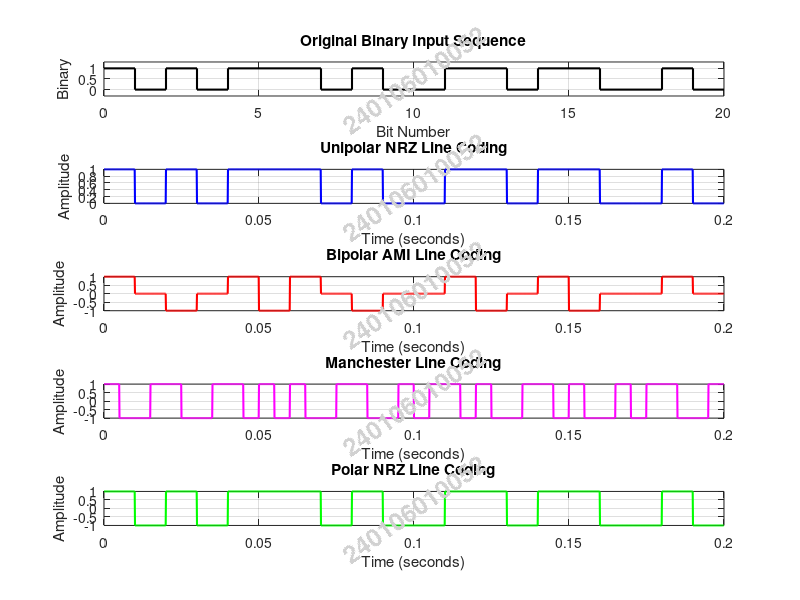
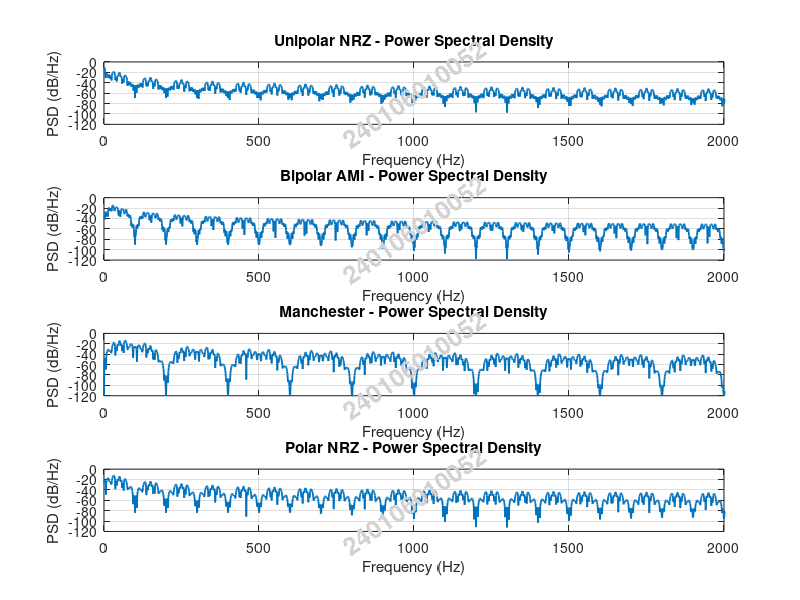

MATLAB code to generate these figures, in order:
clc;
clear;
close all;

%% LINE CODING SCHEMES AND PSD ANALYSIS

% Parameters
N = 20;                 % Number of bits
Rb = 100;                % Bit rate
Tb = 1/Rb;               % Bit duration
A = 1;                   % Signal amplitude
Fs = 10000;               % Sampling frequency
Ns = Fs/Rb;               % Samples per bit

% Generate random binary input sequence
rng(10);
bits = randi([0 1],1,N);

% Time vector
t = (0:N*Ns-1)/Fs;

% Initialize encoded signals
unipolar = zeros(1,N*Ns);
bipolar = zeros(1,N*Ns);
manchester = zeros(1,N*Ns);
polar = zeros(1,N*Ns);

%% 1. UNIPOLAR NRZ ENCODING

for i = 1:N

    idx = (i-1)*Ns+1:i*Ns;

    if bits(i) == 1
        unipolar(idx) = A;
    else
        unipolar(idx) = 0;
    end

end

%% 2. BIPOLAR AMI ENCODING

last_pulse = -A;

for i = 1:N

    idx = (i-1)*Ns+1:i*Ns;

    if bits(i) == 1

        last_pulse = -last_pulse;
        bipolar(idx) = last_pulse;

    else

        bipolar(idx) = 0;

    end

end

%% 3. MANCHESTER ENCODING

for i = 1:N

    idx = (i-1)*Ns+1:i*Ns;
    half = Ns/2;

    if bits(i) == 1

        manchester(idx(1:half)) = A;
        manchester(idx(half+1:end)) = -A;

    else

        manchester(idx(1:half)) = -A;
        manchester(idx(half+1:end)) = A;

    end

end

%% 4. POLAR NRZ ENCODING

for i = 1:N

    idx = (i-1)*Ns+1:i*Ns;

    if bits(i) == 1
        polar(idx) = A;
    else
        polar(idx) = -A;
    end

end

%% DISPLAY INPUT BINARY SEQUENCE

disp('Original Binary Input Sequence:');
disp(bits);

%% FIGURE 1: LINE CODING WAVEFORMS

figure('Name','Line Coding Schemes',...
       'Color','w');

% Input binary sequence
subplot(5,1,1);

stairs(0:N,[bits bits(end)],'k','LineWidth',1.5);

xlim([0 N]);
ylim([-0.3 1.3]);
grid on;

title('Original Binary Input Sequence');
xlabel('Bit Number');
ylabel('Binary');

text(0.5,0.5,'240106010052',...
    'Units','normalized',...
    'HorizontalAlignment','center',...
    'VerticalAlignment','middle',...
    'FontSize',18,...
    'FontWeight','bold',...
    'Color',[0.82 0.82 0.82],...
    'Rotation',35);

% Unipolar NRZ
subplot(5,1,2);

plot(t,unipolar,'b','LineWidth',1.5);

grid on;
xlim([0 N*Tb]);

title('Unipolar NRZ Line Coding');
xlabel('Time (seconds)');
ylabel('Amplitude');

text(0.5,0.5,'240106010052',...
    'Units','normalized',...
    'HorizontalAlignment','center',...
    'VerticalAlignment','middle',...
    'FontSize',18,...
    'FontWeight','bold',...
    'Color',[0.82 0.82 0.82],...
    'Rotation',35);

% Bipolar AMI
subplot(5,1,3);

plot(t,bipolar,'r','LineWidth',1.5);

grid on;
xlim([0 N*Tb]);

title('Bipolar AMI Line Coding');
xlabel('Time (seconds)');
ylabel('Amplitude');

text(0.5,0.5,'240106010052',...
    'Units','normalized',...
    'HorizontalAlignment','center',...
    'VerticalAlignment','middle',...
    'FontSize',18,...
    'FontWeight','bold',...
    'Color',[0.82 0.82 0.82],...
    'Rotation',35);

% Manchester
subplot(5,1,4);

plot(t,manchester,'m','LineWidth',1.5);

grid on;
xlim([0 N*Tb]);

title('Manchester Line Coding');
xlabel('Time (seconds)');
ylabel('Amplitude');

text(0.5,0.5,'240106010052',...
    'Units','normalized',...
    'HorizontalAlignment','center',...
    'VerticalAlignment','middle',...
    'FontSize',18,...
    'FontWeight','bold',...
    'Color',[0.82 0.82 0.82],...
    'Rotation',35);

% Polar NRZ
subplot(5,1,5);

plot(t,polar,'g','LineWidth',1.5);

grid on;
xlim([0 N*Tb]);

title('Polar NRZ Line Coding');
xlabel('Time (seconds)');
ylabel('Amplitude');

text(0.5,0.5,'240106010052',...
    'Units','normalized',...
    'HorizontalAlignment','center',...
    'VerticalAlignment','middle',...
    'FontSize',18,...
    'FontWeight','bold',...
    'Color',[0.82 0.82 0.82],...
    'Rotation',35);

%% PSD CALCULATION USING FFT

signals = {unipolar,bipolar,manchester,polar};

scheme_names = {'Unipolar NRZ','Bipolar AMI',...
                'Manchester','Polar NRZ'};

% Frequency axis
M = length(unipolar);
Nfft = 2^nextpow2(4*M);

f = (0:Nfft/2)*Fs/Nfft;

% Figure for PSD
figure('Name','PSD Analysis of Line Coding',...
       'Color','w');

for k = 1:4

    signal = signals{k};

    % FFT
    X = fft(signal,Nfft);

    % Two-sided periodogram
    Pxx = abs(X).^2/(Fs*M);

    % One-sided PSD
    Pxx = Pxx(1:Nfft/2+1);
    Pxx(2:end-1) = 2*Pxx(2:end-1);

    % Convert to dB
    Pxx_dB = 10*log10(max(Pxx,1e-12));

    % Plot PSD
    subplot(4,1,k);

    plot(f,Pxx_dB,'LineWidth',1.3);

    grid on;
    xlim([0 2000]);

    title([scheme_names{k},' - Power Spectral Density']);
    xlabel('Frequency (Hz)');
    ylabel('PSD (dB/Hz)');

    text(0.5,0.5,'240106010052',...
        'Units','normalized',...
        'HorizontalAlignment','center',...
        'VerticalAlignment','middle',...
        'FontSize',18,...
        'FontWeight','bold',...
        'Color',[0.82 0.82 0.82],...
        'Rotation',35);

end

%% DISPLAY INFORMATION

fprintf('\nLINE CODING AND PSD ANALYSIS\n');

fprintf('Number of bits = %d\n',N);
fprintf('Bit rate = %d bits/sec\n',Rb);
fprintf('Bit duration = %f seconds\n',Tb);
fprintf('Sampling frequency = %d Hz\n',Fs);

disp('Binary Input Sequence:');
disp(bits);

disp('Line coding and PSD analysis completed.');
